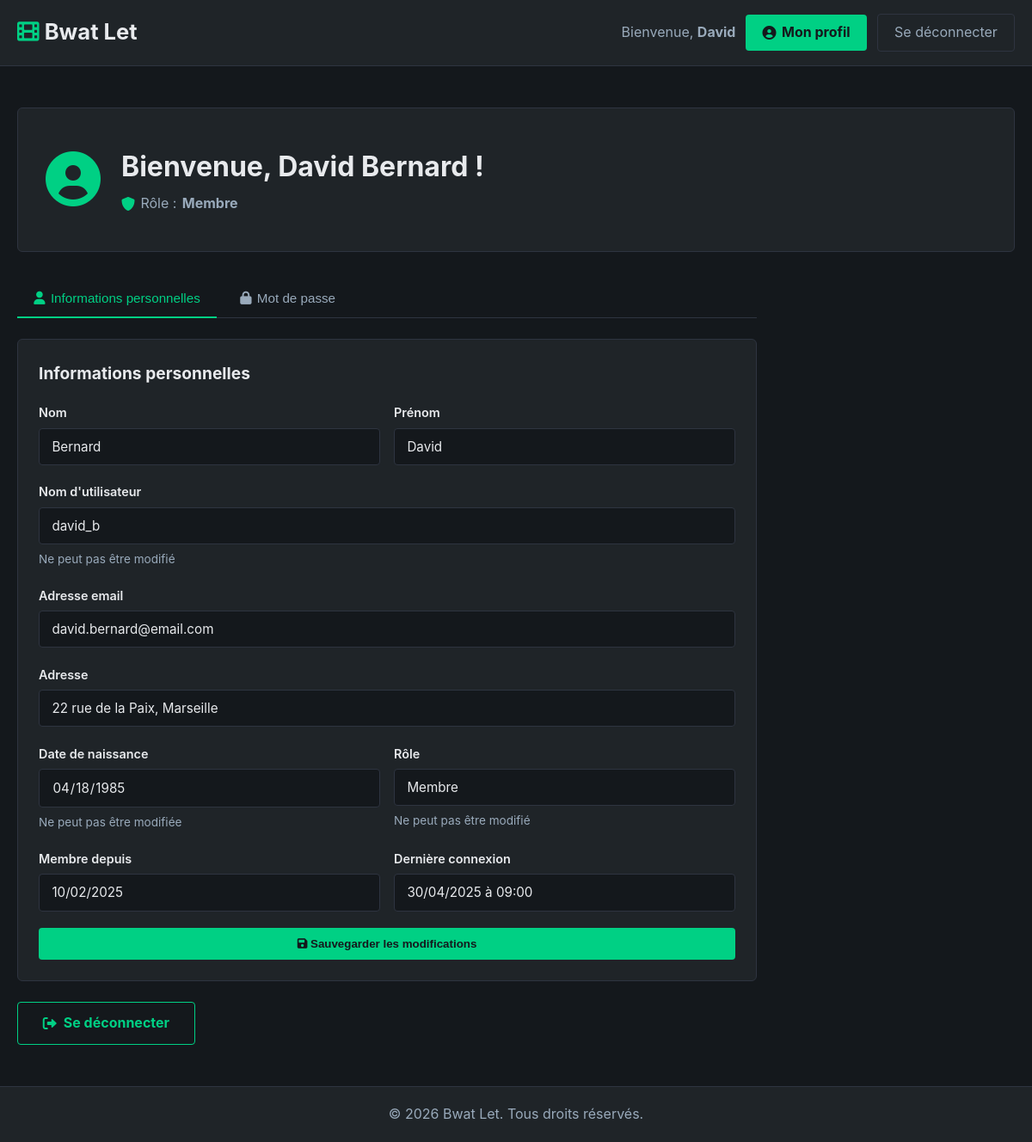
Page /profil.php (signed in) on the committed database.
### tables this page shows
CREATE TABLE `utilisateurs` (
  `id_utilisateur` bigint(20) UNSIGNED NOT NULL,
  `nom` varchar(255) NOT NULL,
  `prenom` varchar(255) NOT NULL,
  `login` varchar(255) NOT NULL,
  `mdp` varchar(255) NOT NULL,
  `email` varchar(255) NOT NULL,
  `adresse` varchar(255) NOT NULL,
  `dateNaissance` date NOT NULL,
  `dateCreation` datetime NOT NULL DEFAULT CURRENT_TIMESTAMP,
  `derniereConnexion` datetime NOT NULL,
  `id_role` tinyint(3) UNSIGNED NOT NULL
);

CREATE TABLE `role` (
  `id_role` tinyint(3) UNSIGNED NOT NULL,
  `nomRole` varchar(50) NOT NULL
);

### php/functions_query.php (called while the page is built, shortened)
<?php
require_once(__DIR__ . '/../includes/functions-DB.php');
 function getUserInfo($mysqli, $id_utilisateur) {
    $id_utilisateur = (int) $id_utilisateur;
    $sql = "SELECT utilisateurs.id_utilisateur, utilisateurs.login, utilisateurs.nom, utilisateurs.prenom, utilisateurs.email, utilisateurs.adresse, utilisateurs.mdp, utilisateurs.dateNaissance, utilisateurs.dateCreation, utilisateurs.derniereConnexion, utilisateurs.id_role, role.nomRole
            FROM utilisateurs
            LEFT JOIN role ON utilisateurs.id_role = role.id_role
            WHERE utilisateurs.id_utilisateur = $id_utilisateur
            LIMIT 1";
    $result = readDB($mysqli, $sql);
    return $result[0] ?? null;
 }

### includes/functions-DB.php (called while the page is built, shortened)
<?php
function readDB($connexion, $sql_input) {
    $resultat = mysqli_query($connexion, $sql_input);
    return mysqli_fetch_all($resultat, MYSQLI_ASSOC);
}
?>

### profil.php (the view, shortened to what this page needs)
<?php
require_once("includes/functions-DB.php");
require_once("php/functions_query.php");
$user_id = $_SESSION['id_utilisateur'];
$mysqli = connectionDB();
$user = getUserInfo($mysqli, $user_id);
?>
<!DOCTYPE html>
<html lang="fr">
<head>
    <link rel="stylesheet" href="styles/style.css">
    <link rel="stylesheet" href="https://cdnjs.cloudflare.com/ajax/libs/font-awesome/6.0.0/css/all.min.css">
</head>
<body>
    <?php include("static/header.php"); ?>
    <main>
        <section class="profile-section">
            <div class="container">
                <div class="profile-header">
                    <div class="profile-avatar">
                        <i class="fas fa-user-circle"></i>
                    </div>
                    <div class="profile-welcome">
                        <h1>Bienvenue, <?php echo htmlspecialchars($user['prenom'] . ' ' . $user['nom']); ?> !</h1>
                        <p class="profile-role">
                            <i class="fas fa-shield-alt"></i>
                            Rôle : <strong><?php echo htmlspecialchars($user['nomRole'] ?? 'Utilisateur'); ?></strong>
                        </p>
                    </div>
                </div>
                <div class="profile-content">
                    <div class="profile-tabs">
                        <button class="tab-button active" onclick="switchTab('profile')">
                            <i class="fas fa-user"></i> Informations personnelles
                        </button>
                        <button class="tab-button" onclick="switchTab('password')">
                            <i class="fas fa-lock"></i> Mot de passe
                        </button>
                    </div>
                    <div id="profile" class="tab-content active">
                        <div class="profile-card">
                            <h2>Informations personnelles</h2>
                            <form method="POST" class="profile-form">
                                <div class="form-row">
                                    <div class="form-group">
                                        <label for="nom">Nom</label>
                                        <input type="text" id="nom" name="nom" value="<?php echo htmlspecialchars($user['nom']); ?>" required>
                                    </div>
                                    <div class="form-group">
                                        <label for="prenom">Prénom</label>
                                        <input type="text" id="prenom" name="prenom" value="<?php echo htmlspecialchars($user['prenom']); ?>" required>
                                    </div>
                                </div>
                                <div class="form-group">
                                    <label for="login">Nom d'utilisateur</label>
                                    <input type="text" id="login" name="login" value="<?php echo htmlspecialchars($user['login']); ?>" disabled>
                                    <small>Ne peut pas être modifié</small>
                                </div>
                                <div class="form-group">
                                    <label for="email">Adresse email</label>
                                    <input type="email" id="email" name="email" value="<?php echo htmlspecialchars($user['email']); ?>" required>
                                </div>
                                <div class="form-group">
                                    <label for="adresse">Adresse</label>
                                    <input type="text" id="adresse" name="adresse" value="<?php echo htmlspecialchars($user['adresse']); ?>" required>
                                </div>
                                <div class="form-row">
                                    <div class="form-group">
                                        <label for="dateNaissance">Date de naissance</label>
                                        <input type="date" id="dateNaissance" name="dateNaissance" value="<?php echo htmlspecialchars($user['dateNaissance']); ?>" disabled>
                                        <small>Ne peut pas être modifiée</small>
                                    </div>
                                    <div class="form-group">
                                        <label for="role">Rôle</label>
                                        <input type="text" id="role" name="role" value="<?php echo htmlspecialchars($user['nomRole']); ?>" disabled>
                                        <small>Ne peut pas être modifié</small>
                                    </div>
                                </div>
                                <div class="form-row">
                                    <div class="form-group">
                                        <label for="dateCreation">Membre depuis</label>
                                        <input type="text" id="dateCreation" name="dateCreation" value="<?php echo date('d/m/Y', strtotime($user['dateCreation'])); ?>" disabled>
                                    </div>
                                    <div class="form-group">
                                        <label for="derniereConnexion">Dernière connexion</label>
                                        <input type="text" id="derniereConnexion" name="derniereConnexion" value="<?php echo date('d/m/Y à H:i', strtotime($user['derniereConnexion'])); ?>" disabled>
                                    </div>
                                </div>
                                <button type="submit" name="update_profile" class="btn-primary">
                                    <i class="fas fa-save"></i> Sauvegarder les modifications
                                </button>
                            </form>
                        </div>
                    </div>
                    <div class="profile-actions">
                        <a href="php/logout.php" class="btn-secondary">
                            <i class="fas fa-sign-out-alt"></i> Se déconnecter
                        </a>
                    </div>
                </div>
            </div>
        </section>
    </main>
    <?php include("static/footer.php"); ?>
</body>
</html>

### styles/style.css (style rules this page uses)
* { margin: 0; padding: 0; box-sizing: border-box; }
:root { --bg: #14181c; --surface: #1f2428; --border: #2e3440; --text: #9ab; --white: #e8eaed; --accent: #00d084; --red: #e05252; }
html { scroll-behavior: smooth; }
body { font-family: -apple-system, BlinkMacSystemFont, "Segoe UI", Roboto, Arial, sans-serif; background-color: var(--bg); color: var(--text); line-height: 1.6; }
a { text-decoration: none; color: inherit; }
.container { max-width: 1200px; margin: 0 auto; padding: 0 20px; }
.btn-primary { display: inline-block; background-color: var(--accent); color: var(--bg); padding: 0.7rem 1.8rem; border-radius: 4px; font-weight: bold; border: none; cursor: pointer; transition: background-color 0.2s; }
.btn-secondary { background-color: transparent; border: 1px solid var(--accent); color: var(--accent); padding: 0.7rem 1.8rem; border-radius: 4px; font-weight: bold; cursor: pointer; transition: background-color 0.2s, color 0.2s; display: inline-flex; align-items: center; gap: 0.5rem; }
button { cursor: pointer; border: none; transition: background-color 0.2s; }
.form-group { display: flex; flex-direction: column; gap: 0.4rem; margin-bottom: 1.2rem; }
.form-group label { color: var(--white); font-weight: 600; font-size: 0.9rem; }
.form-group input, .form-group select, .form-group textarea { background-color: var(--bg); border: 1px solid var(--border); color: var(--white); padding: 0.7rem 0.9rem; border-radius: 4px; font-family: inherit; font-size: 0.95rem; outline: none; transition: border-color 0.2s; }
.form-group input::placeholder, .form-group textarea::placeholder { color: var(--text); }
.form-group small { color: var(--text); font-size: 0.85rem; }
.profile-section { padding: 3rem 0; }
.profile-header { display: flex; align-items: center; gap: 1.5rem; background-color: var(--surface); border: 1px solid var(--border); border-radius: 6px; padding: 2rem; margin-bottom: 2rem; }
.profile-avatar { font-size: 4rem; color: var(--accent); }
.profile-welcome h1 { color: var(--white); font-size: 2rem; margin-bottom: 0.3rem; }
.profile-role { color: var(--text); display: flex; align-items: center; gap: 0.4rem; }
.profile-role i { color: var(--accent); }
.profile-content { max-width: 860px; }
.profile-tabs { display: flex; gap: 0.5rem; margin-bottom: 1.5rem; border-bottom: 1px solid var(--border); }
.tab-button { background: none; border: none; color: var(--text); padding: 0.8rem 1.2rem; cursor: pointer; font-size: 0.95rem; font-weight: 500; border-bottom: 2px solid transparent; margin-bottom: -1px; display: flex; align-items: center; gap: 0.4rem; transition: color 0.2s; }
.tab-button.active { color: var(--accent); border-bottom-color: var(--accent); }
.tab-content { display: none; }
.tab-content.active { display: block; }
.profile-card { background-color: var(--surface); border: 1px solid var(--border); border-radius: 6px; padding: 1.5rem; margin-bottom: 1.5rem; }
.profile-card h2 { color: var(--white); font-size: 1.2rem; margin-bottom: 1.2rem; }
.profile-form { display: flex; flex-direction: column; }
.form-row { display: grid; grid-template-columns: repeat(auto-fit, minmax(220px, 1fr)); gap: 1rem; }
.profile-actions { display: flex; gap: 1rem; margin-top: 1.5rem; }

### rows in the picture
utilisateurs: prenom+nom "David Bernard", id_role.nomRole "Membre", nom "Bernard", prenom "David", login "david_b", email "david.bernard@email.com", adresse "22 rue de la Paix, Marseille", dateNaissance "04/18/1985", role "Membre", dateCreation "10/02/2025", derniereConnexion "30/04/2025 à 09:00"

### other values in the picture
$_SESSION['prenom'] "David"
